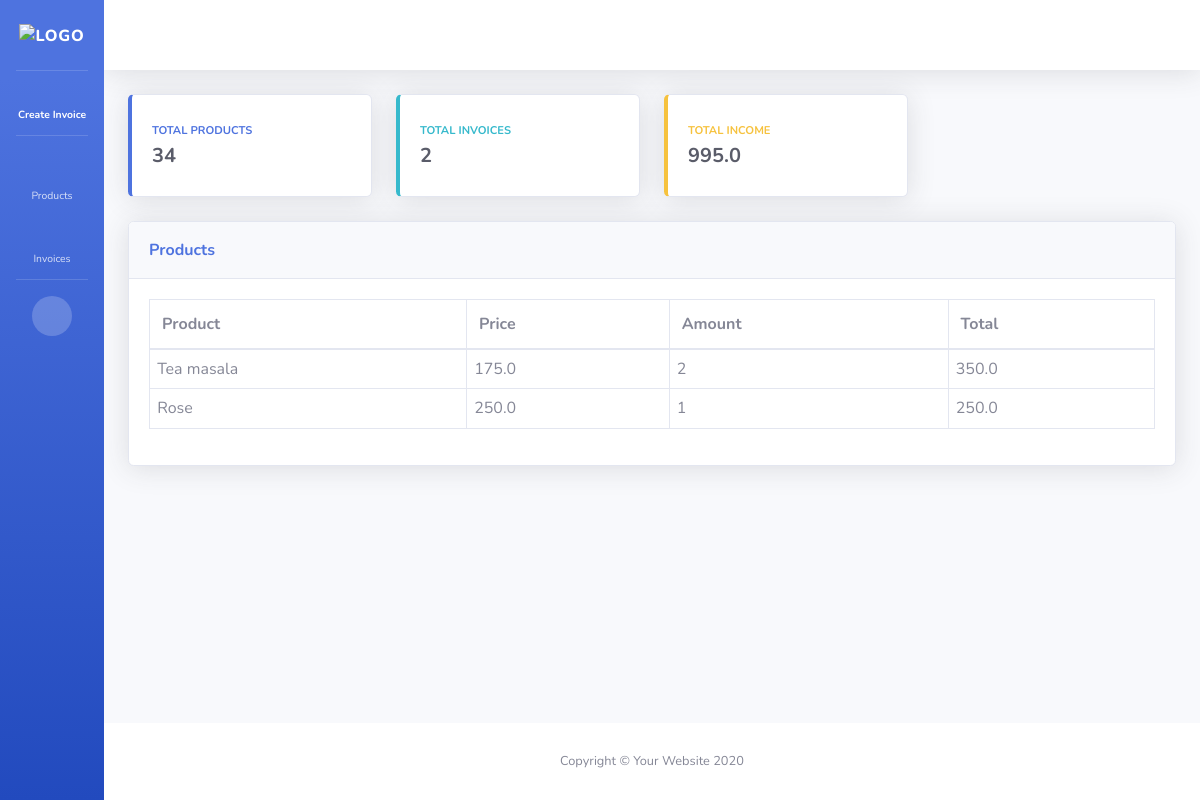
Page /view_invoice_detail/5/ on the committed database.
### invoice/models.py (models this page shows)
class InvoiceDetail(models.Model):
    invoice = models.ForeignKey(
        Invoice, on_delete=models.SET_NULL, blank=True, null=True)
    product = models.ForeignKey(
        Product, on_delete=models.SET_NULL, blank=True, null=True)
    amount = models.IntegerField(default=1)
    @property
    def get_total_bill(self):
        total = float(self.product.product_price) * float(self.amount)
        return total

class Product(models.Model):
    product_name = models.CharField(max_length=255)
    product_price = models.FloatField(default=0)
    product_unit = models.CharField(max_length=255)
    product_is_delete = models.BooleanField(default=False)
    def __str__(self):
        return str(self.product_name)

### invoice/views.py (the view)
# urls.py: path('view_invoice_detail/<int:pk>/',
def view_invoice_detail(request, pk):
    total_product = Product.objects.count()
    total_invoice = Invoice.objects.count()
    total_income = getTotalIncome()
    invoice = Invoice.objects.get(id=pk)
    invoice_detail = InvoiceDetail.objects.filter(invoice=invoice)
    context = {
        "total_product": total_product,
        "total_invoice": total_invoice,
        "total_income": total_income,
        "invoice_detail": invoice_detail,
    }
    return render(request, "invoice/view_invoice_detail.html", context)

### invoice/views.py (called while the page is built)
def getTotalIncome():
    allInvoice = Invoice.objects.all()
    totalIncome = 0
    for curr in allInvoice:
        totalIncome += curr.total
    return totalIncome

### invoice/templates/invoice/view_invoice_detail.html
{% extends "invoice/base/base.html" %}
{% block content %}
<div class="row">
    <div class="col-xl-12 col-lg-7">
        <div class="card shadow mb-4">
            <div class="card-header py-3 d-flex flex-row align-items-center justify-content-between">
                <label class="m-0 font-weight-bold text-primary">Products</label>
            </div>
            <div class="card-body">
                <div class="table-responsive">
                    <table class="table table-bordered" id="dataTable" width="100%" cellspacing="0">
                        <thead>
                            <tr>
                                <th>Product</th>
                                <th>Price</th>
                                <th>Amount</th>
                                <th>Total</th>
                            </tr>
                        </thead>
                        <tbody>
                            {% for i in invoice_detail %}
                            <tr>
                                <td style="padding: 0.45em;">
                                    {{i.product}}
                                </td>
                                <td style="padding: 0.45em;">
                                    {{i.product.product_price}}
                                </td>
                                <td style="padding: 0.45em;">
                                    {{i.amount}}
                                </td>
                                <td style="padding: 0.45em;">
                                    {{i.get_total_bill}}
                                </td>
                            </tr>
                            {% endfor %}
                        </tbody>
                    </table>
                </div>
            </div>
        </div>
    </div>
</div>
{% endblock %}

### rows in the picture
InvoiceDetail: product "Tea masala", product.product_price "175.0", amount "2", get_total_bill "350.0"
InvoiceDetail: product "Rose", product.product_price "250.0", amount "1", get_total_bill "250.0"

### other values in the picture
{{ total_product }} "34"
{{ total_invoice }} "2"
{{ total_income }} "995.0"
